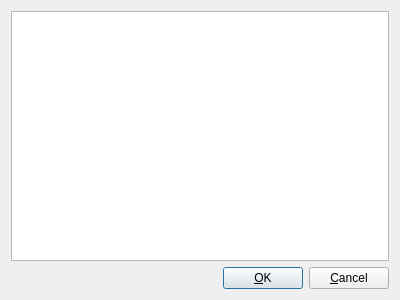
<?xml version="1.0" encoding="UTF-8"?>
<ui version="4.0">
 <class>AddRepositoriesCollectivelyDialog</class>
 <widget class="QDialog" name="AddRepositoriesCollectivelyDialog">
  <property name="geometry">
   <rect>
    <x>0</x>
    <y>0</y>
    <width>400</width>
    <height>300</height>
   </rect>
  </property>
  <property name="windowTitle">
   <string>Add Repositories</string>
  </property>
  <layout class="QVBoxLayout" name="verticalLayout">
   <item>
    <widget class="QListWidget" name="listWidget"/>
   </item>
   <item>
    <layout class="QHBoxLayout" name="horizontalLayout">
     <item>
      <spacer name="horizontalSpacer">
       <property name="orientation">
        <enum>Qt::Horizontal</enum>
       </property>
       <property name="sizeHint" stdset="0">
        <size>
         <width>40</width>
         <height>20</height>
        </size>
       </property>
      </spacer>
     </item>
     <item>
      <widget class="QPushButton" name="pushButton">
       <property name="text">
        <string>&amp;OK</string>
       </property>
       <property name="default">
        <bool>true</bool>
       </property>
      </widget>
     </item>
     <item>
      <widget class="QPushButton" name="pushButton_2">
       <property name="text">
        <string>&amp;Cancel</string>
       </property>
      </widget>
     </item>
    </layout>
   </item>
  </layout>
 </widget>
 <resources/>
 <connections>
  <connection>
   <sender>pushButton</sender>
   <signal>clicked()</signal>
   <receiver>AddRepositoriesCollectivelyDialog</receiver>
   <slot>accept()</slot>
   <hints>
    <hint type="sourcelabel">
     <x>233</x>
     <y>279</y>
    </hint>
    <hint type="destinationlabel">
     <x>213</x>
     <y>279</y>
    </hint>
   </hints>
  </connection>
  <connection>
   <sender>pushButton_2</sender>
   <signal>clicked()</signal>
   <receiver>AddRepositoriesCollectivelyDialog</receiver>
   <slot>reject()</slot>
   <hints>
    <hint type="sourcelabel">
     <x>326</x>
     <y>289</y>
    </hint>
    <hint type="destinationlabel">
     <x>308</x>
     <y>295</y>
    </hint>
   </hints>
  </connection>
 </connections>
</ui>
